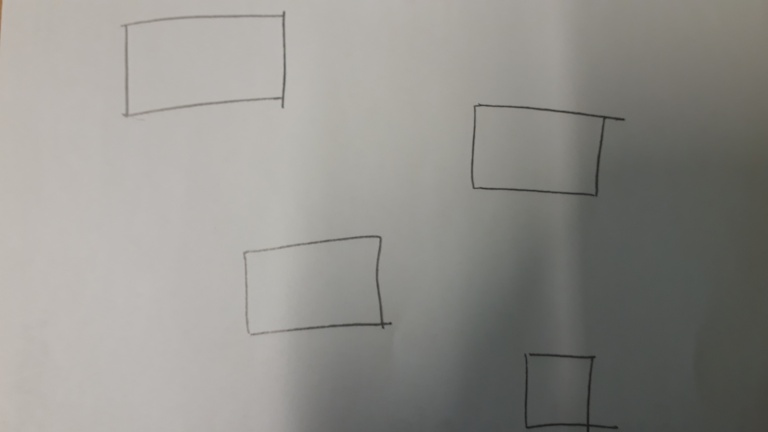
//> input picture assets/drawing.jpg, 768 x 432 px
$ ./main assets/drawing.jpg   (built with g++ and OpenCV 4)
//> lines starting //> are read from the running program, lines starting //| are printed output that depends on the picture; after the words box and inside, x2 and y2 are one past the last pixel; in counts of white or black regions, pixels touching at a corner belong together
### Shape.h
#ifndef SHAPE_H
#define SHAPE_H

using namespace std;

class Shape
{
private:
	float rootCoordX;
	float rootCoordY;
protected:

public:
	Shape(/* args */);
	~Shape();
	virtual string toTikZ() = 0;
	float getRootCoordX();
	float getRootCoordY();
	void setRootCoordX(float input);
	void setRootCoordY(float input);
};
#endif

### easytikz-modelling.h
class Diagram
{
private:
    /* data */
public:
    Diagram(/* args */);
    ~Diagram();
    void insertShape();
    void insertConnection();
    Shape getShape();
    Connection getConnection();
};

Diagram::Diagram(/* args */)
{
}

Diagram::~Diagram()
{
}

class Shape
{
private:
    float rootCoordX;
    float rootCoordY;
protected:

public:
    Shape(/* args */);
    ~Shape();
    float getRootCoordX();
    virtual string toTikZ() = 0;
    float getRootCoordX();
    float getRootCoordY();
    void setRootCoordX(float input);
    void setRootCoordY(float input);
};

class Connection
{
private:
    /* data */
public:
    Connection(/* args */);
    ~Connection();


};
//=======================================================
//==== Shape derivatives ================================
//=======================================================
//=======================================================

class Rectangle:Shape
{
	private:

	protected:
		int verts;
		float size;
		//group of float[2][1] arrays for connection hardpoints?

	public:
		float getSize();
		int getVerts();
		void setSize(float input);
		void setVerts(int input);
		Rectangle();

		Rectangle(float rootCoordX, float rootCoordY);

};

### main.cpp
#include <stdio.h>
#include <opencv2/opencv.hpp>
#include "easytikz-modelling.h"

using namespace cv;
using namespace std;
int main (int argc, char** argv)
{
    //check whether there is a command line argument given
    if (argc !=2){

		printf("usage: main <Image_Path>\n");
		return -1;
	}
    //if there is a command line argument, use it to set the path for the source image
	Mat img =  imread(argv[1]);
//> img is the input picture: 432 rows x 768 cols, CV_8UC3; mean B, G, R 138.5, 143.1, 144.7
	if(img.empty())
	{
		printf("No image data!\n");
		return -1;
	}

    //converting the original image into grayscale
    Mat imgGrayScale;
    cvtColor(img, imgGrayScale,CV_BGR2GRAY);

    cvNamedWindow("Tracked");
    cv::imshow("Tracked",imgGrayScale);

    cvWaitKey(0); //wait for a key press


    //thresholding the grayscale image to get better results
    Mat imgBinary;
    //adaptiveThreshold(imgGrayScale,imgBinary,255,CV_ADAPTIVE_THRESH_MEAN_C,THRESH_BINARY,3,0);
    //apply Otsu's binarization
    threshold(imgGrayScale,imgBinary,128,255,THRESH_BINARY_INV | CV_THRESH_OTSU);
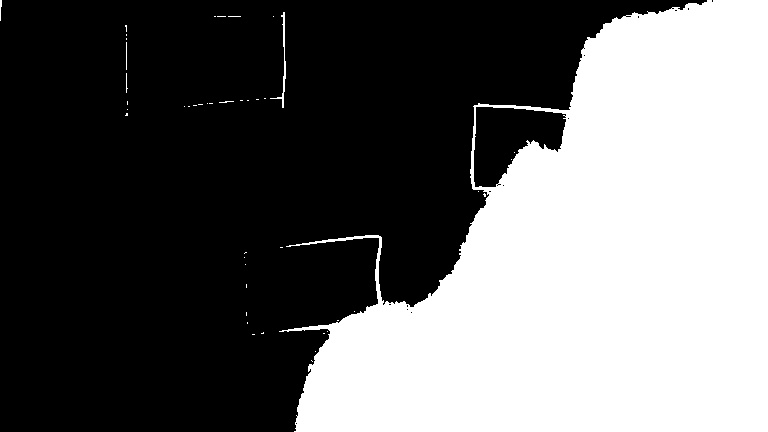
//> imgBinary: 432 rows x 768 cols, CV_8UC1; 39.8% white; 45 white regions (40 under 20 px), largest, box (x1, y1, x2, y2) and area: (279, 0, 768, 432) 131762, (270, 12, 286, 108) 202, (0, 0, 2, 21) 28, (126, 42, 127, 70) 28, (126, 73, 128, 93) 21

    cvNamedWindow("Tracked");
    cv::imshow("Tracked",imgBinary);

    cvWaitKey(0); //wait for a key press

    //depth 1 morphological closing
    for(int i = 0; i< 1;i++){
        dilate(imgBinary,imgBinary,getStructuringElement(MORPH_CROSS,Size(7,7),Point(-1,-1)));
        cvNamedWindow("Tracked");
        cv::imshow("Tracked",imgBinary);

        cvWaitKey(0); //wait for a key press
    }
//> this loop made 1 pass
//> pass 1, `dilate(imgBinary,imgBinary,getStructuringElement(MORPH_CROSS,Size(7,7)..`:
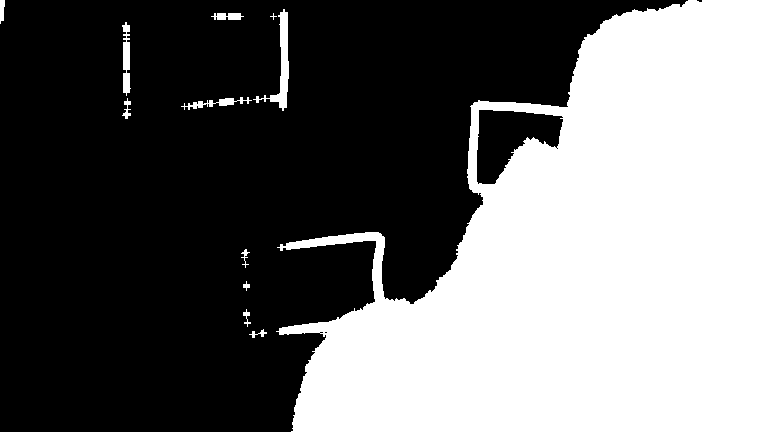
//> imgBinary: 432 rows x 768 cols, CV_8UC1; 41.7% white; 12 white regions (1 under 20 px), largest, box (x1, y1, x2, y2) and area: (276, 0, 768, 432) 136154, (253, 9, 289, 111) 886, (122, 22, 131, 96) 434
    for(int i = 0; i< 1;i++){
        erode(imgBinary,imgBinary,getStructuringElement(MORPH_CROSS,Size(7,7),Point(-1,-1)));
        cvNamedWindow("Tracked");
        cv::imshow("Tracked",imgBinary);

        cvWaitKey(0); //wait for a key press
    }
//> this loop made 1 pass
//> pass 1, `erode(imgBinary,imgBinary,getStructuringElement(MORPH_CROSS,Size(7,7),..`:
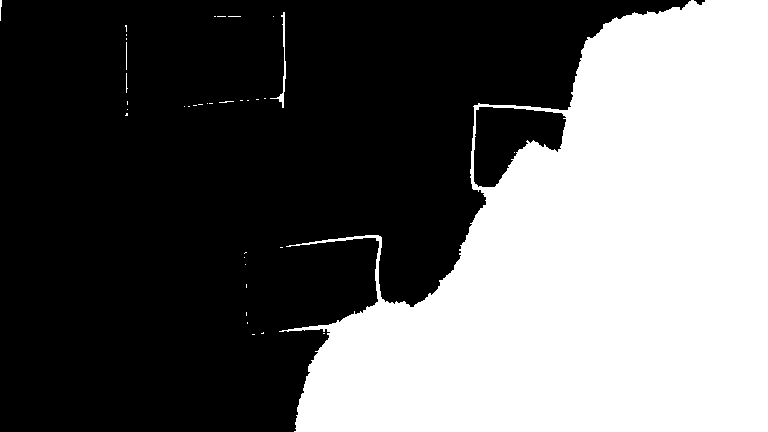
//> imgBinary: 432 rows x 768 cols, CV_8UC1; 39.9% white; 37 white regions (32 under 20 px)

    // [10 lines of commented-out code are left out]

    vector<vector<Point> > contours; // vector of point vectors to hold the detected contours.
    vector<Point> result;   //hold sequence of points of a contour

    findContours(imgBinary, contours, CV_RETR_EXTERNAL, CV_CHAIN_APPROX_SIMPLE,Point(0,0));
//> contours = 36 contours, 34 with area under 20; largest, box (x1, y1, x2, y2) and area: (279, 0, 768, 432) 135523, (270, 12, 286, 108) 111
    cout<<"#contours = "<<contours.size()<<endl;
//| #contours = 36
    int count =0;
    while(contours.size()>100){

        findContours(imgBinary, contours, CV_RETR_EXTERNAL, CV_CHAIN_APPROX_SIMPLE,Point(0,0));
        cout<<"#contours2 = "<<contours.size()<<endl;
        cvNamedWindow("Tracked");
        cv::imshow("Tracked",imgBinary);

        cvWaitKey(0);
    }
    for(int i = 0; i<count;i++){
        erode(imgBinary,imgBinary,getStructuringElement(MORPH_CROSS,Size(3,3),Point(-1,-1)));
    }

    //iterating through each contour
    for(vector<Point> contour : contours)
    {
        //obtain a sequence of points of contour, pointed by the variable 'contour'
        vector<Point> result;
        approxPolyDP(contour, result , arcLength(contour,true)*0.02, true);
        if(result.size() <= 6){
            //initialize array of CvPoints
            vector<Point> pt;
            //iterate over CvSeq-Array results and cast all elements into CvPoints to be inserted into the array
            for(Point p : result){
                pt.insert(pt.end(),p);
            }
            //iterate over the point array and draw lines between consecutive points
            for(int i = 0; i < result.size();i++){
                //second point of line modulo #points to loop back to pt[0]
                line(img, pt[i],pt[ (i+1) % result.size()],cvScalar(0,255,0),4);
            }
        }
    }
//> this loop made 36 passes
//> result on passes 1, 2, 4, 5, 6, 7, 8, 10, 12, 13, 14, 15: 2 Points (x, y): [252, 334], [254, 334], 2 Points (x, y): [323, 333], [324, 333], 2 Points (x, y): [247, 322], [247, 323], 2 Points (x, y): [246, 312], [246, 315], 2 Points (x, y): [246, 284], [246, 287], 1 Point (x, y): [245, 264], 1 Point (x, y): [244, 257], 2 Points (x, y): [280, 247], [282, 247], 1 Point (x, y): [127, 109], 2 Points (x, y): [188, 106], [189, 106], 1 Point (x, y): [184, 106], 2 Points (x, y): [193, 105], [196, 105]
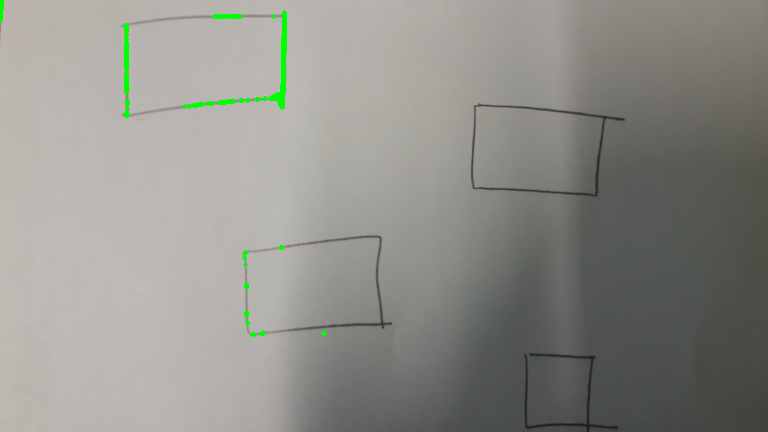
//> img: 432 rows x 768 cols, CV_8UC3; 0.52% of pixels changed, all inside (x1, y1, x2, y2) = (0, 0, 327, 337)

    cvNamedWindow("Tracked");
    cv::imshow("toll",img);

    //wait for a key press
    cvWaitKey(0);

    //cleaning up
    cvDestroyAllWindows();

    return 0;
}

$ run again, on assets/bild_unmodified.jpg
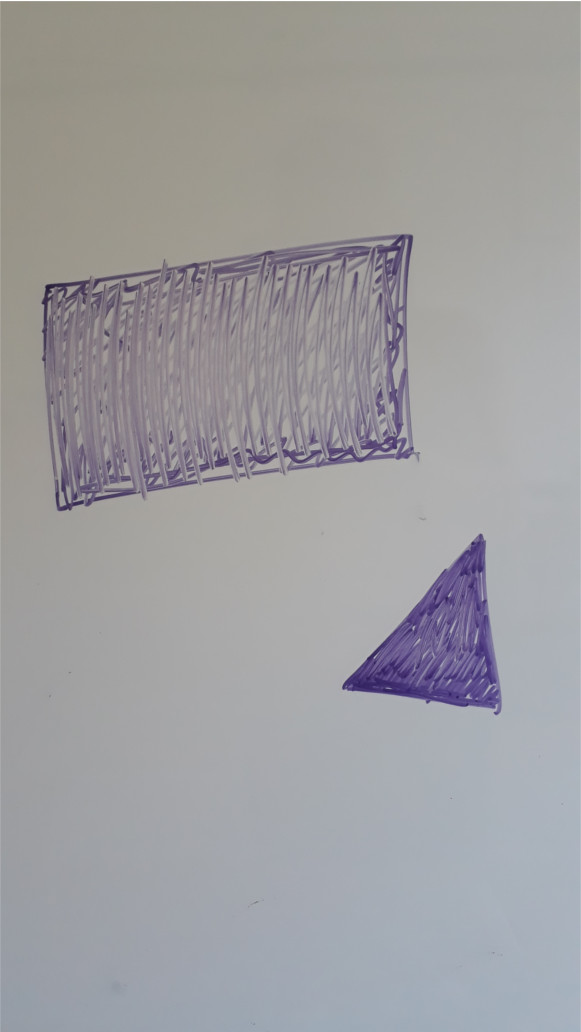
//> input picture assets/bild_unmodified.jpg, 581 x 1032 px
//> img is the input picture: 1032 rows x 581 cols, CV_8UC3; mean B, G, R 160.4, 157.9, 158.3
//> the loop `for(int i = 0; i< 1;i++)` made 1 pass
//> pass 1, `erode(imgBinary,imgBinary,getStructuringElement(MORPH_CROSS,Size(7,7),..`:
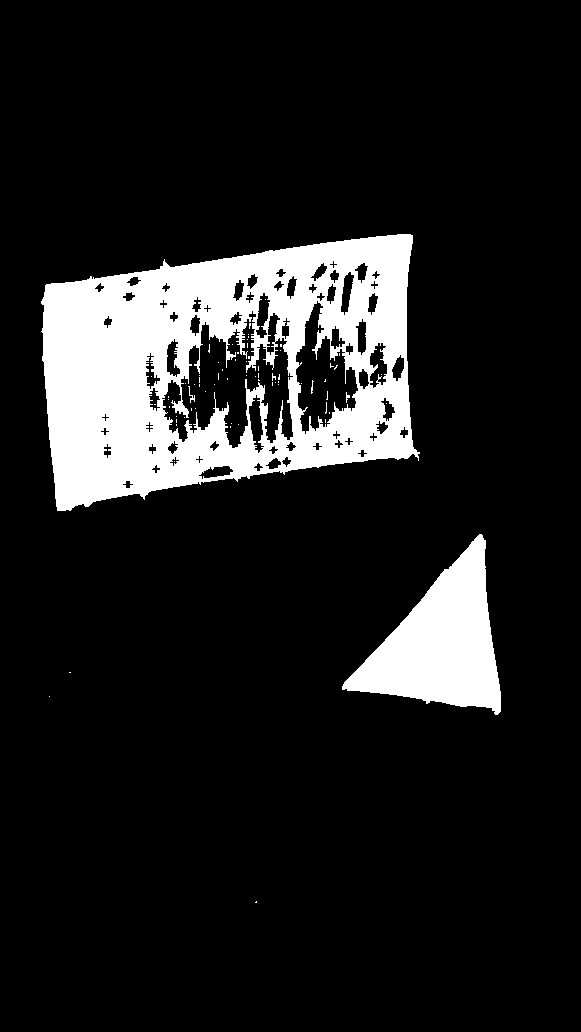
//> imgBinary: 1032 rows x 581 cols, CV_8UC1; 12.7% white; 70 white regions (65 under 20 px)
//> contours = 5 contours, 3 with area under 20; largest, box (x1, y1, x2, y2) and area: (41, 234, 420, 511) 80110, (342, 534, 501, 715) 13909
//| #contours = 5
//> the loop `for(vector<Point> contour : contours)` made 5 passes
//> result on passes 1 to 4: 3 Points (x, y): [256, 901], [255, 902], [256, 902], 1 Point (x, y): [49, 696], 2 Points (x, y): [69, 672], [70, 672], 3 Points (x, y): [481, 534], [342, 689], [500, 711]
//> after the loop `for(vector<Point> contour : contours)`:
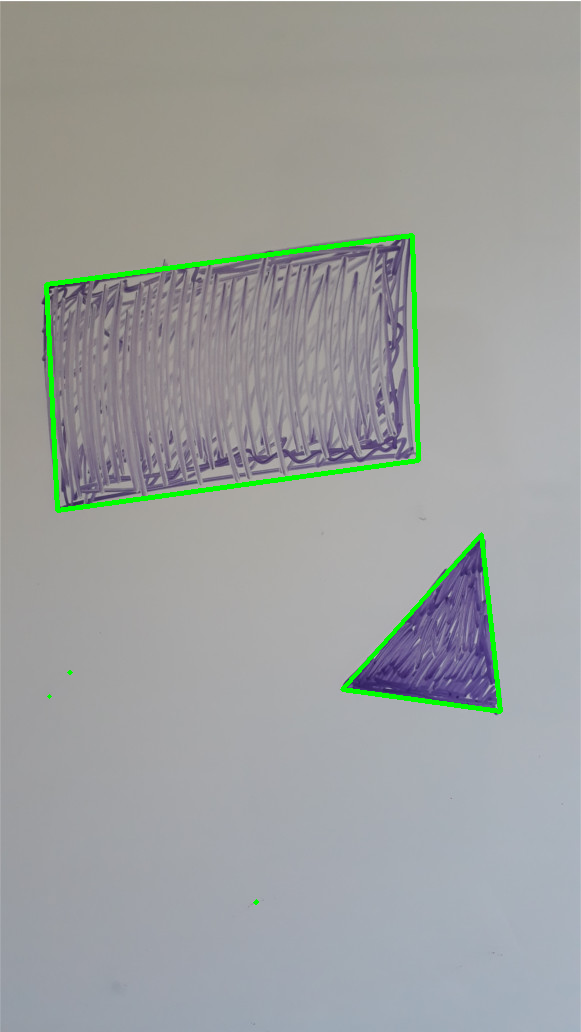
//> img: 1032 rows x 581 cols, CV_8UC3; 1.41% of pixels changed, all inside (x1, y1, x2, y2) = (44, 233, 503, 905)

$ run again, on assets/new_photo.jpg
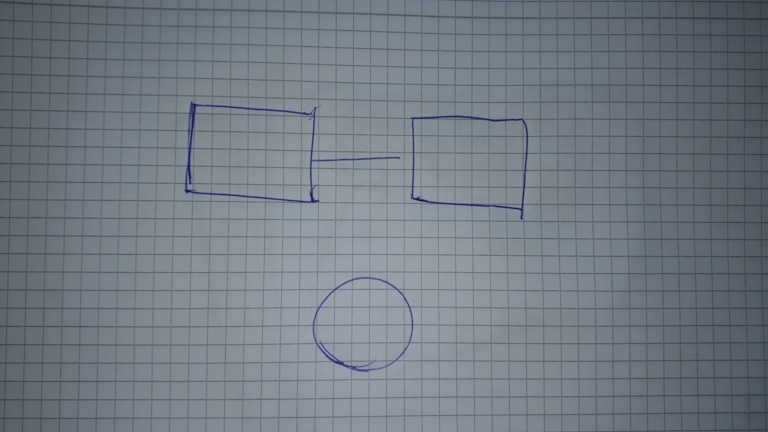
//> input picture assets/new_photo.jpg, 768 x 432 px
//> img is the input picture: 432 rows x 768 cols, CV_8UC3; mean B, G, R 131.9, 123.5, 114.9
//> `threshold(imgGrayScale,imgBinary,128,255,THRESH_BINARY_INV | CV_THRESH..`:
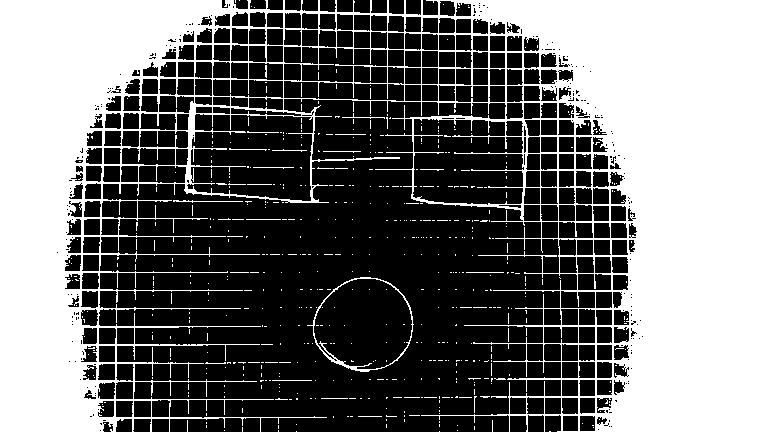
//> imgBinary: 432 rows x 768 cols, CV_8UC1; 43.4% white; 596 white regions (575 under 20 px), largest, box (x1, y1, x2, y2) and area: (0, 0, 768, 432) 140910, (307, 277, 414, 372) 610, (173, 200, 243, 203) 81
//> the loop `for(int i = 0; i< 1;i++)` made 1 pass
//> pass 1, `erode(imgBinary,imgBinary,getStructuringElement(MORPH_CROSS,Size(7,7),..`:
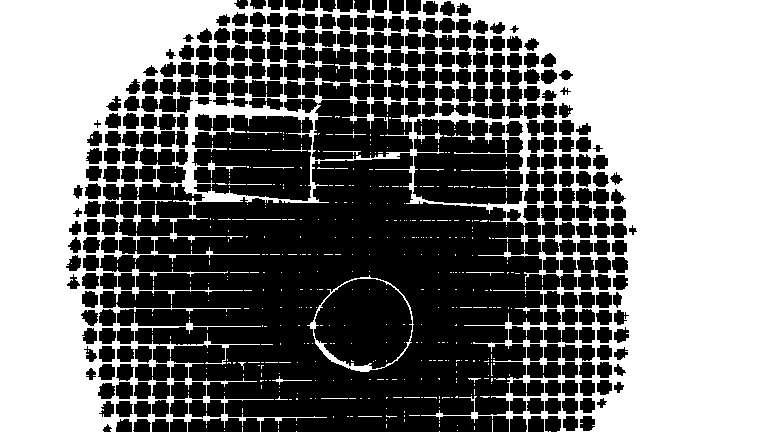
//> imgBinary: 432 rows x 768 cols, CV_8UC1; 48.4% white; 412 white regions (394 under 20 px)
//> contours = 311 contours, 309 with area under 20; largest, box (x1, y1, x2, y2) and area: (0, 0, 768, 432) 239410, (307, 275, 414, 372) 7268
//| #contours = 311
//| #contours2 = 311
